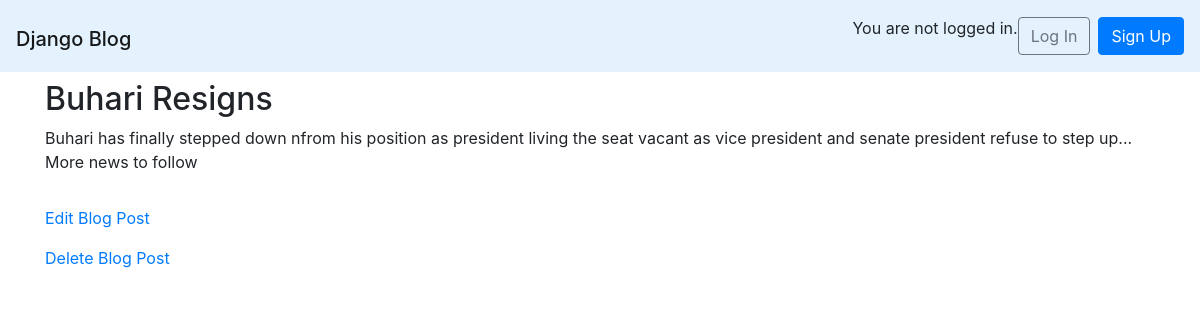
The app's page /post/2/ with its own data.
### blog_app/models.py (models this page shows, shortened)
class Post(models.Model):
    title = models.CharField(max_length=200)
    author = models.ForeignKey(get_user_model(), on_delete=models.CASCADE)
    body = models.TextField()

### blog_app/views.py (the view)
# urls.py: path('post/<int:pk>/', PostDetailView.as_view(), name='post-detail'),
class PostDetailView(DetailView):
    model = Post
    template_name = 'blog_app/post_detail.html'

### blog_app/templates/blog_app/post_detail.html
{% extends 'blog_app/base.html' %}
{% block content %}
    <div class="post-entry">
        <h2>{{ post.title }}</h2>
        <p>{{ post.body }}</p>
    </div>
    <p><a href="{% url 'post-edit' post.pk %}">Edit Blog Post</a></p>
    <p><a href="{% url 'post-delete' post.pk %}">Delete Blog Post</a></p>
{% endblock %}

### static/css/base.css (style rules this page uses)
body { font-family: Arial, Helvetica, sans-serif; font-size: 18px; }
.post-entry { margin-bottom: 2rem; }
.post-entry h2 { margin: 0.5rem 0; }
.post-entry p { margin: 0; font-weight: 400; }

### records on screen
Post: title "Buhari Resigns", body "Buhari has finally stepped down nfrom his position as president living the seat vacant as vice president and senate president refuse to step up... More news to follow"
